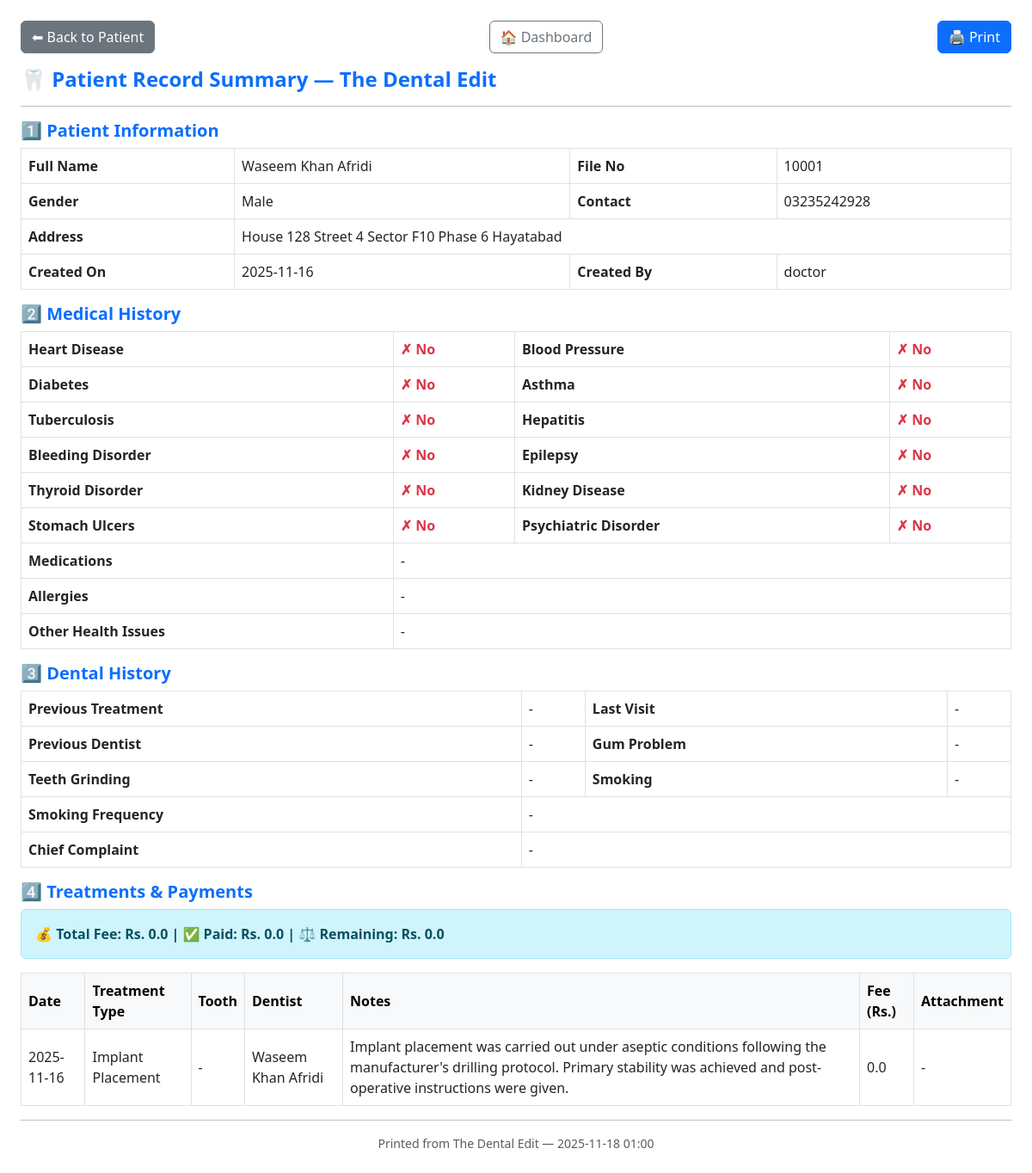
/print_patient/1, run on an earlier commit of the app's database.
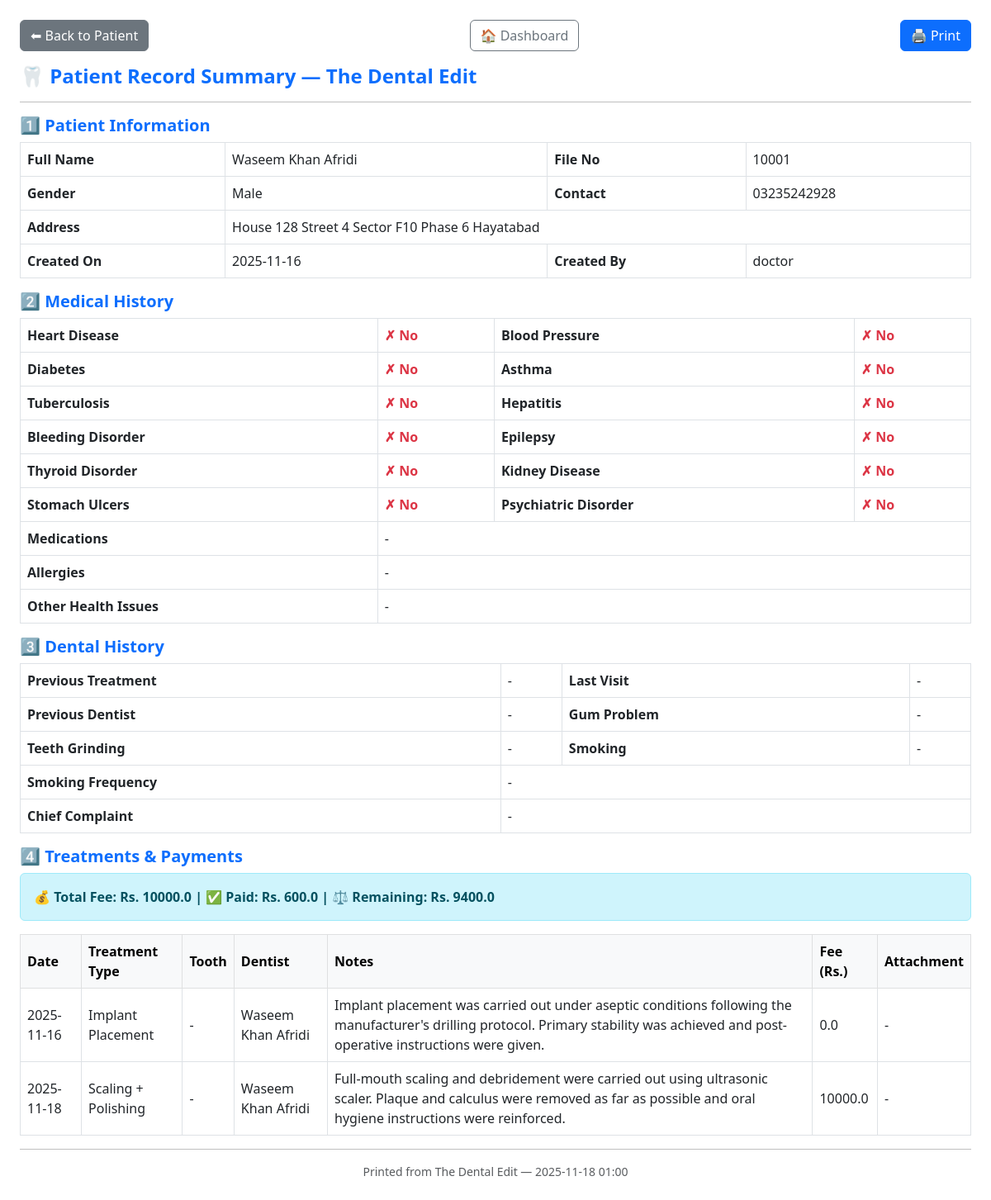
And on a later commit of the database.
### Dentaleditapp.py (models this page shows, shortened)
class Patient(db.Model):
    __tablename__ = 'patients'
    id = db.Column(db.Integer, primary_key=True)
    file_no = db.Column(db.String(50), unique=True)
    full_name = db.Column(db.String(150))
    father_or_spouse_name = db.Column(db.String(150))
    gender = db.Column(db.String(20))
    dob_or_age = db.Column(db.String(50))
    marital_status = db.Column(db.String(50))
    occupation = db.Column(db.String(100))
    contact = db.Column(db.String(50))
    email = db.Column(db.String(100))
    cnic = db.Column(db.String(20))
    address = db.Column(db.Text)
    date = db.Column(db.String(20), default=date.today().strftime("%Y-%m-%d"))
    created_by = db.Column(db.String(100))
    heart_disease = db.Column(db.String(10))
    blood_pressure = db.Column(db.String(10))
    diabetes = db.Column(db.String(10))
    asthma = db.Column(db.String(10))
    tuberculosis = db.Column(db.String(10))
    hepatitis = db.Column(db.String(10))
    bleeding_disorder = db.Column(db.String(10))
    epilepsy = db.Column(db.String(10))
    thyroid_disorder = db.Column(db.String(10))
    kidney_disease = db.Column(db.String(10))
    stomach_ulcers = db.Column(db.String(10))
    psychiatric_disorder = db.Column(db.String(10))
    medications = db.Column(db.Text)
    allergies = db.Column(db.Text)
    other_health = db.Column(db.Text)
    pregnant = db.Column(db.String(10))
    breastfeeding = db.Column(db.String(10))
    pregnancy_weeks = db.Column(db.String(20))
    surgery_history = db.Column(db.Text)
    last_dental_visit = db.Column(db.String(50))
    last_dental_reason = db.Column(db.String(50))
    treat_fillings = db.Column(db.String(10))
    treat_rct = db.Column(db.String(10))
    treat_crowns = db.Column(db.String(10))
    treat_extractions = db.Column(db.String(10))
    treat_scaling = db.Column(db.String(10))
    treat_denture = db.Column(db.String(10))
    treat_braces = db.Column(db.String(10))
    treat_implant = db.Column(db.String(10))
    treat_other = db.Column(db.String(100))
    bad_experience = db.Column(db.String(10))
    bad_experience_details = db.Column(db.Text)
    gum_bleeding = db.Column(db.String(10))
    gum_loose = db.Column(db.String(10))
    gum_badbreath = db.Column(db.String(10))
    gum_none = db.Column(db.String(10))
    sensitive_teeth = db.Column(db.String(10))
    frequent_cavities = db.Column(db.String(10))
    caries_none = db.Column(db.String(10))
    fractured_tooth = db.Column(db.String(10))
    jaw_accident = db.Column(db.String(10))
    trauma_none = db.Column(db.String(10))
    prosthesis_crown = db.Column(db.String(10))
    prosthesis_denture = db.Column(db.String(10))
    prosthesis_implant = db.Column(db.String(10))
    prosthesis_braces = db.Column(db.String(10))
    prosthesis_none = db.Column(db.String(10))
    uses_tobacco = db.Column(db.String(10))
    uses_naswar = db.Column(db.String(10))
    uses_paan = db.Column(db.String(10))
    uses_smoke = db.Column(db.String(10))
    smoking_frequency = db.Column(db.String(100))
    tmj_issue = db.Column(db.Text)
    tmj_notes = db.Column(db.Text)
    oral_hygiene = db.Column(db.Text)
    caries_risk = db.Column(db.Text)
    soft_tissue_notes = db.Column(db.Text)
    dental_notes = db.Column(db.Text)
    cases = db.relationship('Case', backref='patient', cascade="all, delete-orphan", lazy='joined')
    treatments = db.relationship('Treatment', backref='patient', cascade="all, delete-orphan", lazy='joined')
    visits = db.relationship('Visit', backref='patient', cascade="all, delete-orphan", lazy=True)

class Treatment(db.Model):
    __tablename__ = 'treatments'
    id = db.Column(db.Integer, primary_key=True)
    parent_treatment_id = db.Column(
        db.Integer,
        db.ForeignKey('treatments.id'),
        nullable=True
    )
    sub_treatments = db.relationship(
        'Treatment',
        backref=db.backref('parent_treatment', remote_side='Treatment.id'),
        cascade="all, delete-orphan",
        lazy=True
    )
    treatment_category = db.Column(db.String(100))   # RCT / Extraction / Ortho / Cosmetic / etc.
    treatment_type = db.Column(db.String(150))       # Specific option selected from dropdown
    date = db.Column(db.String(20), default=datetime.now().strftime("%Y-%m-%d"))
    notes = db.Column(db.Text)                       # Auto + Manual clinical notes
    post_op = db.Column(db.Text)                     # Post-op instructions generated by script
    amount = db.Column(db.Float)                     # Treatment Fee
    next_appointment = db.Column(db.String(20))
    status = db.Column(db.String(20), default="Ongoing")
    tooth_number = db.Column(db.String(10))          # e.g. UR6, LL3, UL-A
    multi_tooth = db.Column(db.String(50))           # Bridges, Implants, Multi-site
    obturation_material = db.Column(db.String(100))
    working_length = db.Column(db.Text)
    maf = db.Column(db.Text)
    extraction_type = db.Column(db.String(100))          # Simple / Surgical
    impaction_type = db.Column(db.String(100))
    extraction_difficulty = db.Column(db.String(50))
    flap_type = db.Column(db.String(100))
    bone_removal = db.Column(db.Boolean, default=False)
    suture_type = db.Column(db.String(100))
    tooth_sectioning = db.Column(db.Boolean, default=False)
    sectioning_details = db.Column(db.String(200))
    surgical_details = db.Column(db.Text)
    ortho_details = db.Column(db.Text)
    pediatric_details = db.Column(db.Text)
    cosmetic_details = db.Column(db.Text)
    attachment = db.Column(db.String(200))             # Legacy, keep for compatibility
    doctor = db.Column(db.String(100))                 # Saved clinician name
    dentist_id = db.Column(db.Integer, db.ForeignKey('dentists.id'))
    patient_id = db.Column(db.Integer, db.ForeignKey('patients.id'))
    case_id = db.Column(db.Integer, db.ForeignKey('cases.id'))
    visit_id = db.Column(db.Integer, db.ForeignKey('visits.id'))
    followups = db.relationship(
        'FollowUp',
        backref='treatment',
        cascade="all, delete-orphan",
        lazy='joined'
    )
    related_files = db.relationship(
        'Radiograph',
        backref='treatment',
        lazy=True
    )

class Dentist(db.Model):
    __tablename__ = 'dentists'
    id = db.Column(db.Integer, primary_key=True)
    name = db.Column(db.String(100), nullable=False)
    specialization = db.Column(db.String(100))
    contact = db.Column(db.String(50))
    email = db.Column(db.String(100))
    joined_on = db.Column(db.String(50), default=datetime.utcnow().strftime("%Y-%m-%d %H:%M"))
    treatments = db.relationship('Treatment', backref='dentist', lazy=True)
    visits = db.relationship('Visit', backref='dentist_obj', lazy=True)

### Dentaleditapp.py (the view)
@app.route("/print_patient/<int:patient_id>")
def print_patient(patient_id):
    patient = Patient.query.get_or_404(patient_id)
    treatments = Treatment.query.filter_by(patient_id=patient.id).all()
    total_fee = sum(t.amount for t in treatments)
    payments = Payment.query.filter_by(patient_id=patient.id).all()
    total_paid = sum(p.amount_paid for p in payments)
    remaining = total_fee - total_paid
    return render_template(
        "print_patient.html",
        patient=patient,
        treatments=treatments,
        total_fee=total_fee,
        total_paid=total_paid,
        remaining=remaining,
        datetime=datetime  # ✅ pass datetime to Jinja
    )

### templates/print_patient.html (shortened to what this page needs)
<!DOCTYPE html>
<html lang="en">
<head>
<link href="https://cdn.jsdelivr.net/npm/bootstrap@5.3.0/dist/css/bootstrap.min.css" rel="stylesheet">
</head>
<body class="p-4">
<div class="no-print mb-3 d-flex justify-content-between align-items-center">
    <a href="{{ url_for('view_patient', patient_id=patient.id) }}" class="btn btn-secondary">⬅ Back to Patient</a>
    <a href="{{ url_for('dashboard_main') }}" class="btn btn-outline-secondary">🏠 Dashboard</a>
    <button onclick="window.print()" class="btn btn-primary">🖨️ Print</button>
</div>
<h4>🦷 Patient Record Summary — The Dental Edit</h4>
<hr>
{% macro yes_no_icon(value) %}
    {% if value == 'Yes' %}
        <span class="text-success fw-bold">✓ Yes</span>
    {% else %}
        <span class="text-danger fw-bold">✗ No</span>
    {% endif %}
{% endmacro %}
<h5>1️⃣ Patient Information</h5>
<table class="table table-bordered">
<tbody>
<tr><th>Full Name</th><td>{{ patient.full_name }}</td><th>File No</th><td>{{ patient.file_no }}</td></tr>
<tr><th>Gender</th><td>{{ patient.gender }}</td><th>Contact</th><td>{{ patient.contact }}</td></tr>
<tr><th>Address</th><td colspan="3">{{ patient.address or '-' }}</td></tr>
<tr><th>Created On</th><td>{{ patient.date }}</td><th>Created By</th><td>{{ patient.created_by }}</td></tr>
</tbody></table>
<h5>2️⃣ Medical History</h5>
<table class="table table-bordered">
<tbody>
<tr><th>Heart Disease</th><td>{{ yes_no_icon(patient.heart_disease) }}</td><th>Blood Pressure</th><td>{{ yes_no_icon(patient.blood_pressure) }}</td></tr>
<tr><th>Diabetes</th><td>{{ yes_no_icon(patient.diabetes) }}</td><th>Asthma</th><td>{{ yes_no_icon(patient.asthma) }}</td></tr>
<tr><th>Tuberculosis</th><td>{{ yes_no_icon(patient.tuberculosis) }}</td><th>Hepatitis</th><td>{{ yes_no_icon(patient.hepatitis) }}</td></tr>
<tr><th>Bleeding Disorder</th><td>{{ yes_no_icon(patient.bleeding_disorder) }}</td><th>Epilepsy</th><td>{{ yes_no_icon(patient.epilepsy) }}</td></tr>
<tr><th>Thyroid Disorder</th><td>{{ yes_no_icon(patient.thyroid_disorder) }}</td><th>Kidney Disease</th><td>{{ yes_no_icon(patient.kidney_disease) }}</td></tr>
<tr><th>Stomach Ulcers</th><td>{{ yes_no_icon(patient.stomach_ulcers) }}</td><th>Psychiatric Disorder</th><td>{{ yes_no_icon(patient.psychiatric_disorder) }}</td></tr>
<tr><th>Medications</th><td colspan="3">{{ patient.medications or '-' }}</td></tr>
<tr><th>Allergies</th><td colspan="3">{{ patient.allergies or '-' }}</td></tr>
<tr><th>Other Health Issues</th><td colspan="3">{{ patient.other_health or '-' }}</td></tr>
</tbody></table>
<h5>3️⃣ Dental History</h5>
<table class="table table-bordered">
<tbody>
<tr><th>Previous Treatment</th><td>{{ patient.dental_treatment_before or '-' }}</td><th>Last Visit</th><td>{{ patient.last_dental_visit or '-' }}</td></tr>
<tr><th>Previous Dentist</th><td>{{ patient.previous_dentist or '-' }}</td><th>Gum Problem</th><td>{{ patient.gum_problem or '-' }}</td></tr>
<tr><th>Teeth Grinding</th><td>{{ patient.teeth_grinding or '-' }}</td><th>Smoking</th><td>{{ patient.smoking or '-' }}</td></tr>
<tr><th>Smoking Frequency</th><td colspan="3">{{ patient.smoking_frequency or '-' }}</td></tr>
<tr><th>Chief Complaint</th><td colspan="3">{{ patient.chief_complaint or '-' }}</td></tr>
</tbody></table>
<h5>4️⃣ Treatments & Payments</h5>
<div class="alert alert-info fw-bold">
💰 Total Fee: Rs. {{ total_fee }} | ✅ Paid: Rs. {{ total_paid }} | ⚖️ Remaining: Rs. {{ remaining }}
</div>
<table class="table table-bordered table-hover">
<thead class="table-light">
<tr>
  <th>Date</th>
  <th>Treatment Type</th>
  <th>Tooth</th>
  <th>Dentist</th>
  <th>Notes</th>
  <th>Fee (Rs.)</th>
  <th>Attachment</th>
</tr>
</thead>
<tbody>
{% for t in treatments %}
<tr>
  <td>{{ t.date }}</td>
  <td>{{ t.treatment_type }}</td>
  <td>{{ t.tooth_number or '-' }}</td>
  <td>{{ t.dentist.name if t.dentist else t.doctor }}</td>
  <td style="white-space: pre-wrap;">{{ t.notes or '-' }}</td>
  <td>{{ t.amount }}</td>
  <td>
    {% if t.related_files %}
      {% for f in t.related_files %}
        <a href="{{ url_for('uploaded_file', filename=f.filename) }}" target="_blank">View</a><br>
      {% endfor %}
    {% else %}
      -
    {% endif %}
  </td>
</tr>
{% else %}
<tr><td colspan="7" class="text-center text-muted">No treatments recorded.</td></tr>
{% endfor %}
</tbody>
</table>
<hr>
<div class="text-center text-muted small mt-3">
  Printed from The Dental Edit — {{ datetime.utcnow().strftime("%Y-%m-%d %H:%M") }}
</div>
</body>
</html>

### templates/print_patient.html (style rules this page uses)
body { font-family: 'Segoe UI', sans-serif; background: #fff; color: #000; }
h4, h5 { color: #0d6efd; font-weight: 600; }
.text-danger { color: #dc3545 !important; }
.table th, .table td { vertical-align: middle !important; }

What changed in the data, as far as the page shows it:
added Treatment: date "2025-11-18", treatment_type "Scaling + Polishing", tooth_number "-", dentist "Waseem Khan Afridi", notes "Full-mouth scaling and debridement were carried out using ultrasonic scaler. Plaque and calculus were removed as far as possible and oral hygiene instructions were reinforced.", amount "10000.0"
Also different on the page:
{{ total_fee }}: "0.0" → "10000.0"
{{ total_paid }}: "0.0" → "600.0"
{{ remaining }}: "0.0" → "9400.0"
